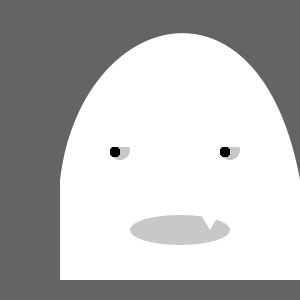
Frame 1 (no input)
Frame 60 (the mouse pressed at the canvas centre just before this capture): identical to frame 1, image omitted
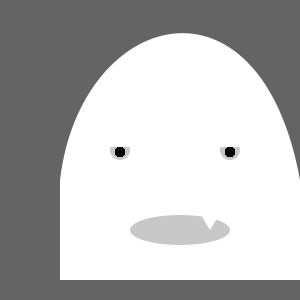
Frame 120 (the mouse held since frame 60 and released just before this capture)

The Processing sketch that drew these frames (run headless with seeded random() and noise(); from frame 60 on, the mouse is pressed at the canvas centre):

// Processing sketch: processing_10627
// ── processing_10627.pde

/* zeichne eine monsterrrrr mit den befehlen: */
   
class MyMonster
{
    float xp, yp;
    float w, h;
    
    boolean isOver;
    boolean isPressed;
  
    void init ()
    {
      noStroke();
      smooth();

        xp = 30;
        yp = 30;
        
        w = 250;
        h = 250;
    }
    
    void drawMe ()
    {
      pushMatrix();
      translate( xp, yp );
      fill(255);
      beginShape();
        vertex(30,150);
        bezierVertex(  50, -20,  230, -70,  270, 150);
        vertex(270, 250);
        vertex(30,250);
      endShape();
     
      fill(200);
      ellipse(90, 120, 20, 20);
      ellipse (200, 120, 20, 20);
      ellipse(150, 200, 100, 30);
     
      fill(255);
      rect(80, 97, 160, 20);
      triangle(170,183,180,200,190,183);
       
      for (int i=0; i<width; i++)
      {
        float x = map( mouseX,    0, width,    85, 95 );
        float x2 = map( mouseX,    0, width,    195, 205 );
        
        fill(0);
        ellipse(x, 122, 10, 10);
        ellipse(x2, 122, 10, 10);   
      }
      popMatrix();

    }
    
    
    void testMouseOver (float mx, float my)
    {
      isOver = (mx > xp) && (mx < xp+w) && (my > yp) && (my < yp+h);
    }
  
    void testMousePressed ( float mx, float my )
    {
      testMouseOver( mx, my);
      isPressed = isOver;
    }
    
    void moveIfPressed ( float xd, float yd )
    {
      if ( isPressed )
      {
        xp += xd;
        yp += yd;
      }
    }
  
    void released ()
    {
      isPressed = false;
    }
}
   

MyMonster mm;   
  
 
void setup()
{
  size( 300, 300 );
  
  mm = new MyMonster();
  mm.init();
}
 
void draw ()
{
  background( 100 );
   mm.drawMe();  
}


void mouseMoved ()
{
    mm.testMouseOver( mouseX, mouseY );
}

void mousePressed ()
{
    mm.testMousePressed( mouseX, mouseY );   
}

void mouseDragged ()
{
    mm.moveIfPressed( mouseX-pmouseX, mouseY-pmouseY );
}

void mouseReleased ()
{
    mm.released();
}
